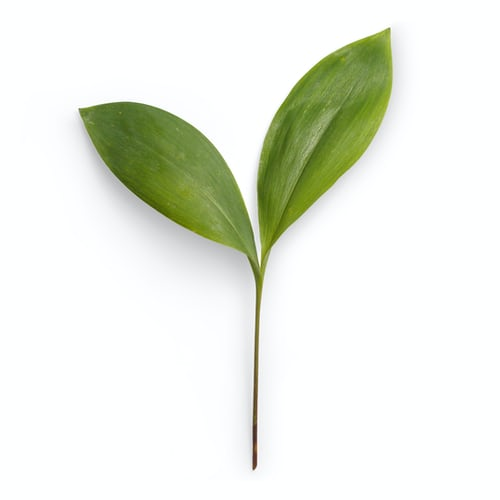
#> input picture OpenCV/image.jpg, 500 x 500 px
$ jupyter execute readImage.ipynb
#> lines starting #> are read from the running program, lines starting #| are printed output that depends on the picture; after the words box and inside, x2 and y2 are one past the last pixel; in counts of white or black regions, pixels touching at a corner belong together
[cell 1]
import cv2
import matplotlib.pyplot as plt

[cell 2]
image = cv2.imread("image.jpg", 0)
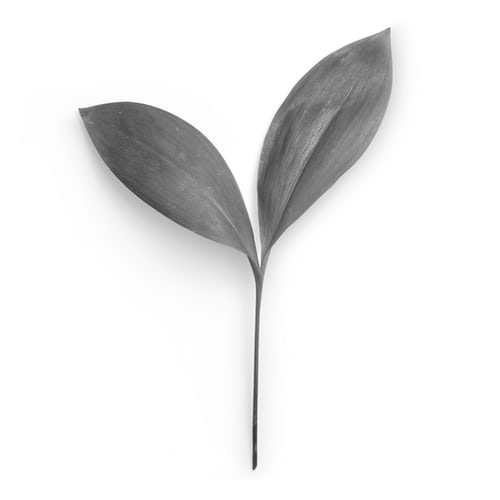
#> image: shape (500, 500); min 51, max 255, mean 235.2
cv2.imshow("Colored Image", image)
cv2.waitKey(0)
cv2.destroyAllWindows()

[cell 3]
ret, thresh = cv2.threshold(image, 127, 255, cv2.THRESH_BINARY)
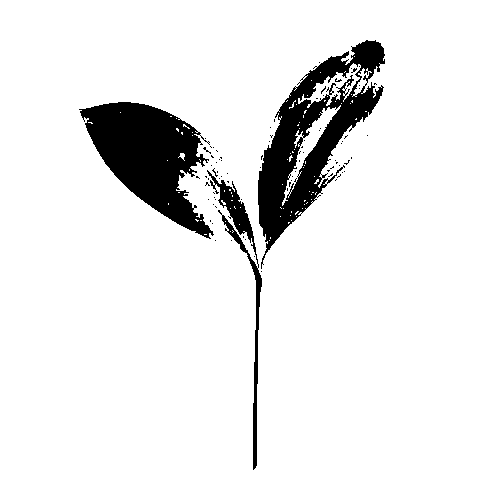
#> thresh: shape (500, 500); 91.4% white; 84 black regions (81 under 20 px), largest, box (x1, y1, x2, y2) and area: (258, 40, 385, 269) 9922, (79, 102, 214, 239) 9219, (207, 170, 262, 470) 2049
